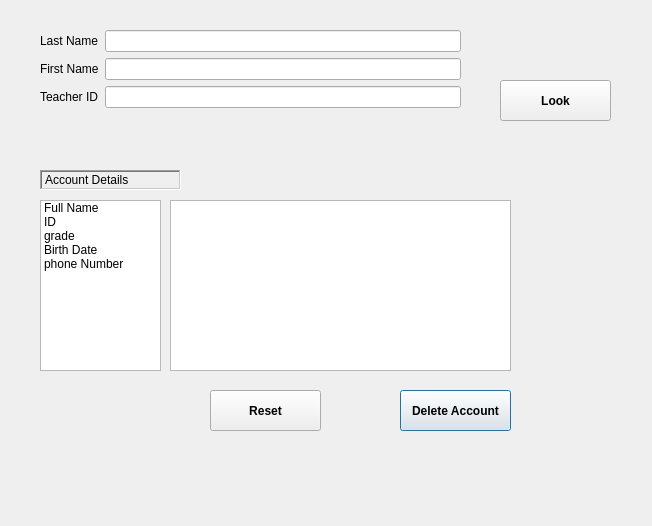
<?xml version="1.0" encoding="UTF-8"?>
<ui version="4.0">
 <class>DialogTeacherRemove</class>
 <widget class="QDialog" name="DialogTeacherRemove">
  <property name="geometry">
   <rect>
    <x>0</x>
    <y>0</y>
    <width>652</width>
    <height>526</height>
   </rect>
  </property>
  <property name="windowTitle">
   <string>Dialog</string>
  </property>
  <widget class="QWidget" name="formLayoutWidget">
   <property name="geometry">
    <rect>
     <x>40</x>
     <y>30</y>
     <width>421</width>
     <height>134</height>
    </rect>
   </property>
   <layout class="QFormLayout" name="formLayout">
    <item row="0" column="1">
     <widget class="QLineEdit" name="lineEdit_Lname"/>
    </item>
    <item row="1" column="0">
     <widget class="QLabel" name="label_2">
      <property name="text">
       <string>First Name</string>
      </property>
     </widget>
    </item>
    <item row="1" column="1">
     <widget class="QLineEdit" name="lineEdit_Fname"/>
    </item>
    <item row="2" column="0">
     <widget class="QLabel" name="label_3">
      <property name="text">
       <string>Teacher ID</string>
      </property>
     </widget>
    </item>
    <item row="2" column="1">
     <widget class="QLineEdit" name="lineEdit_ID"/>
    </item>
    <item row="0" column="0">
     <widget class="QLabel" name="label">
      <property name="text">
       <string>Last Name</string>
      </property>
     </widget>
    </item>
   </layout>
  </widget>
  <widget class="QListWidget" name="listWidget_2">
   <property name="geometry">
    <rect>
     <x>170</x>
     <y>200</y>
     <width>341</width>
     <height>171</height>
    </rect>
   </property>
   <property name="spacing">
    <number>6</number>
   </property>
  </widget>
  <widget class="QPushButton" name="btnLook_2">
   <property name="geometry">
    <rect>
     <x>400</x>
     <y>390</y>
     <width>111</width>
     <height>41</height>
    </rect>
   </property>
   <property name="font">
    <font>
     <bold>true</bold>
    </font>
   </property>
   <property name="cursor">
    <cursorShape>PointingHandCursor</cursorShape>
   </property>
   <property name="text">
    <string>Delete Account</string>
   </property>
  </widget>
  <widget class="QLabel" name="label_4">
   <property name="geometry">
    <rect>
     <x>40</x>
     <y>170</y>
     <width>141</width>
     <height>20</height>
    </rect>
   </property>
   <property name="frameShape">
    <enum>QFrame::WinPanel</enum>
   </property>
   <property name="frameShadow">
    <enum>QFrame::Sunken</enum>
   </property>
   <property name="text">
    <string>Account Details</string>
   </property>
  </widget>
  <widget class="QPushButton" name="btnLook">
   <property name="geometry">
    <rect>
     <x>500</x>
     <y>80</y>
     <width>111</width>
     <height>41</height>
    </rect>
   </property>
   <property name="font">
    <font>
     <bold>true</bold>
    </font>
   </property>
   <property name="cursor">
    <cursorShape>PointingHandCursor</cursorShape>
   </property>
   <property name="text">
    <string>Look</string>
   </property>
  </widget>
  <widget class="QPushButton" name="btnReset">
   <property name="geometry">
    <rect>
     <x>210</x>
     <y>390</y>
     <width>111</width>
     <height>41</height>
    </rect>
   </property>
   <property name="font">
    <font>
     <bold>true</bold>
    </font>
   </property>
   <property name="cursor">
    <cursorShape>PointingHandCursor</cursorShape>
   </property>
   <property name="text">
    <string>Reset</string>
   </property>
  </widget>
  <widget class="QListWidget" name="listWidget">
   <property name="geometry">
    <rect>
     <x>40</x>
     <y>200</y>
     <width>121</width>
     <height>171</height>
    </rect>
   </property>
   <property name="tabletTracking">
    <bool>false</bool>
   </property>
   <property name="frameShape">
    <enum>QFrame::StyledPanel</enum>
   </property>
   <property name="frameShadow">
    <enum>QFrame::Sunken</enum>
   </property>
   <property name="lineWidth">
    <number>1</number>
   </property>
   <property name="midLineWidth">
    <number>0</number>
   </property>
   <property name="spacing">
    <number>6</number>
   </property>
   <item>
    <property name="text">
     <string>Full Name</string>
    </property>
   </item>
   <item>
    <property name="text">
     <string>ID</string>
    </property>
   </item>
   <item>
    <property name="text">
     <string>grade</string>
    </property>
   </item>
   <item>
    <property name="text">
     <string>Birth Date</string>
    </property>
   </item>
   <item>
    <property name="text">
     <string>phone Number</string>
    </property>
   </item>
  </widget>
 </widget>
 <resources/>
 <connections/>
</ui>
